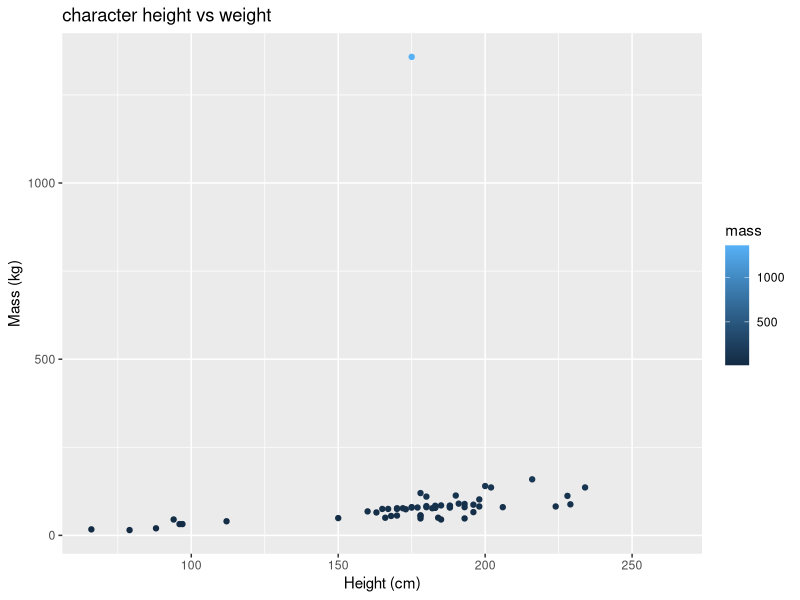
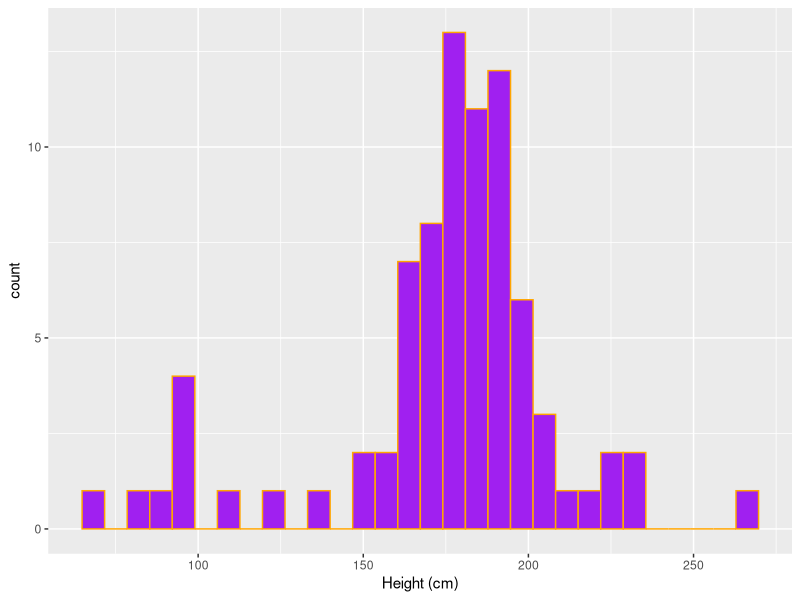

Write R code to recreate these figures, in order.
## ---- chunk 1
#| message: false
library(tidyverse)
## ---- chunk 2
#| include: false
#practice more data exploration with starwars dataframe - head, tail, and dim

head(starwars, n=10)
tail(starwars)
dim(starwars)

## ---- chunk 3
#| echo: false

# ggplot (scatter plot, x=height, y=character mass); update color so it changes based on mass value. Update axis labels

ggplot(data=starwars, aes(x=height, y=mass, color = mass)) +geom_point() +
  labs(x="Height (cm)",
       y="Mass (kg)",
       title="character height vs weight")
## ---- chunk 4
#| fig-cap: "This is my figure caption"
#| fig-alt: "this is some alt text"
#| 
# create a histogram of character heights, update fill to purple, and border to orange, update code chunk options so only code and output graph appear (no warning/msgs), update axis labels

ggplot(data=starwars, aes(x=height)) + geom_histogram(fill = "purple", color="orange") + labs(x= "Height (cm)", 
                                                                                              y="count")
## ---- chunk 5
sw_height_mean <- round(mean(starwars$height, na.rm = TRUE), 3)
